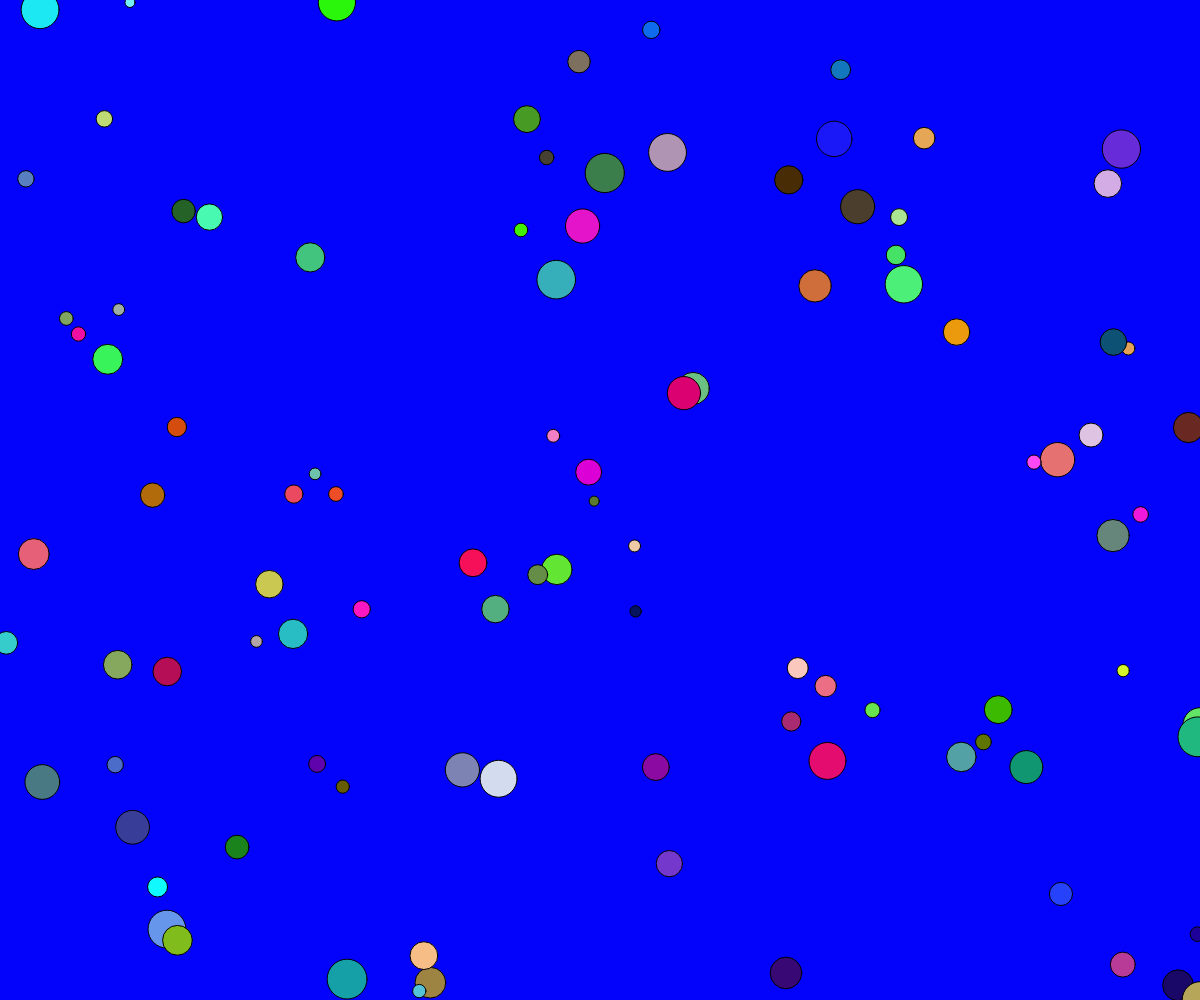
Frame 1 (no input)
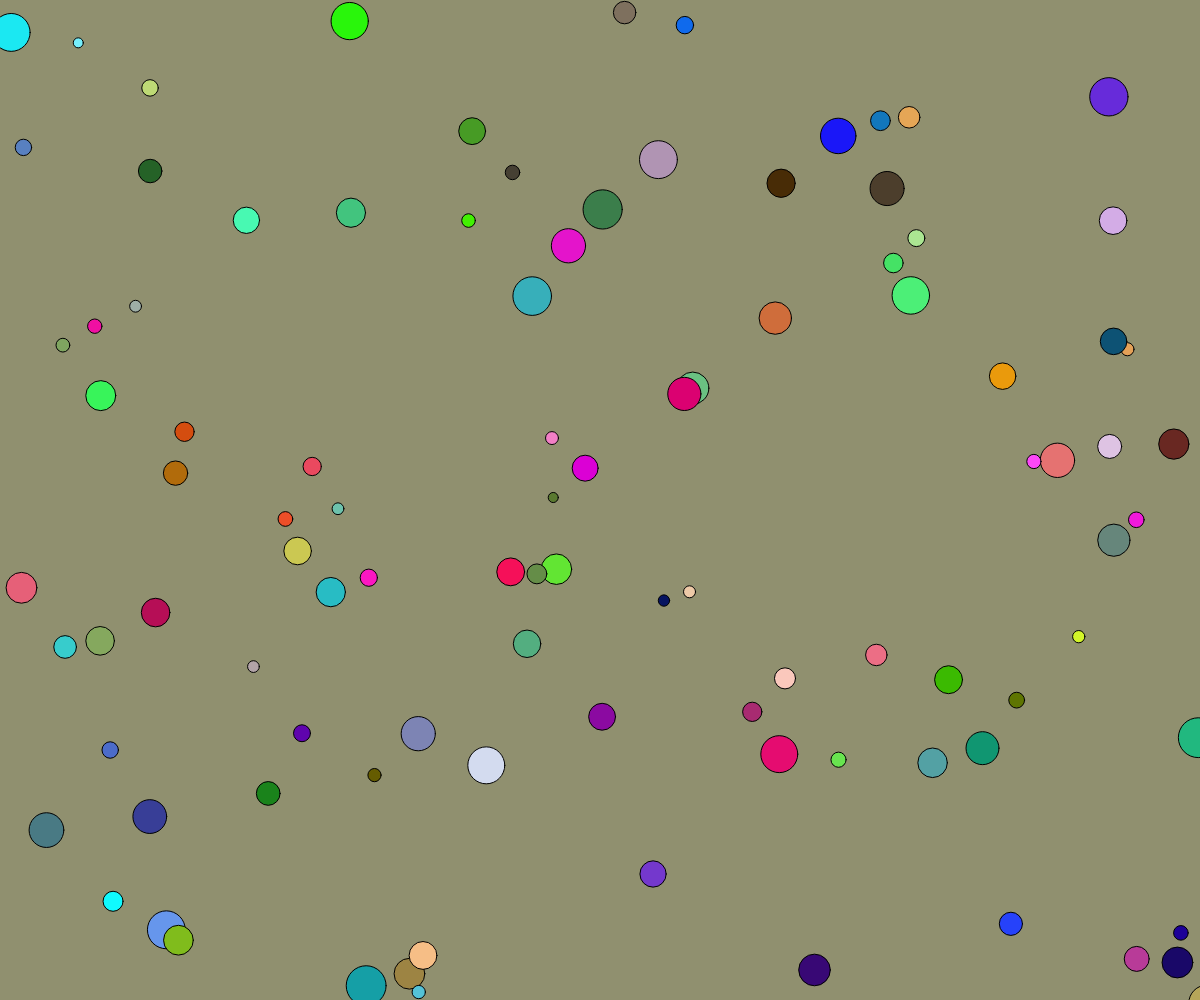
Frame 60 (no input)
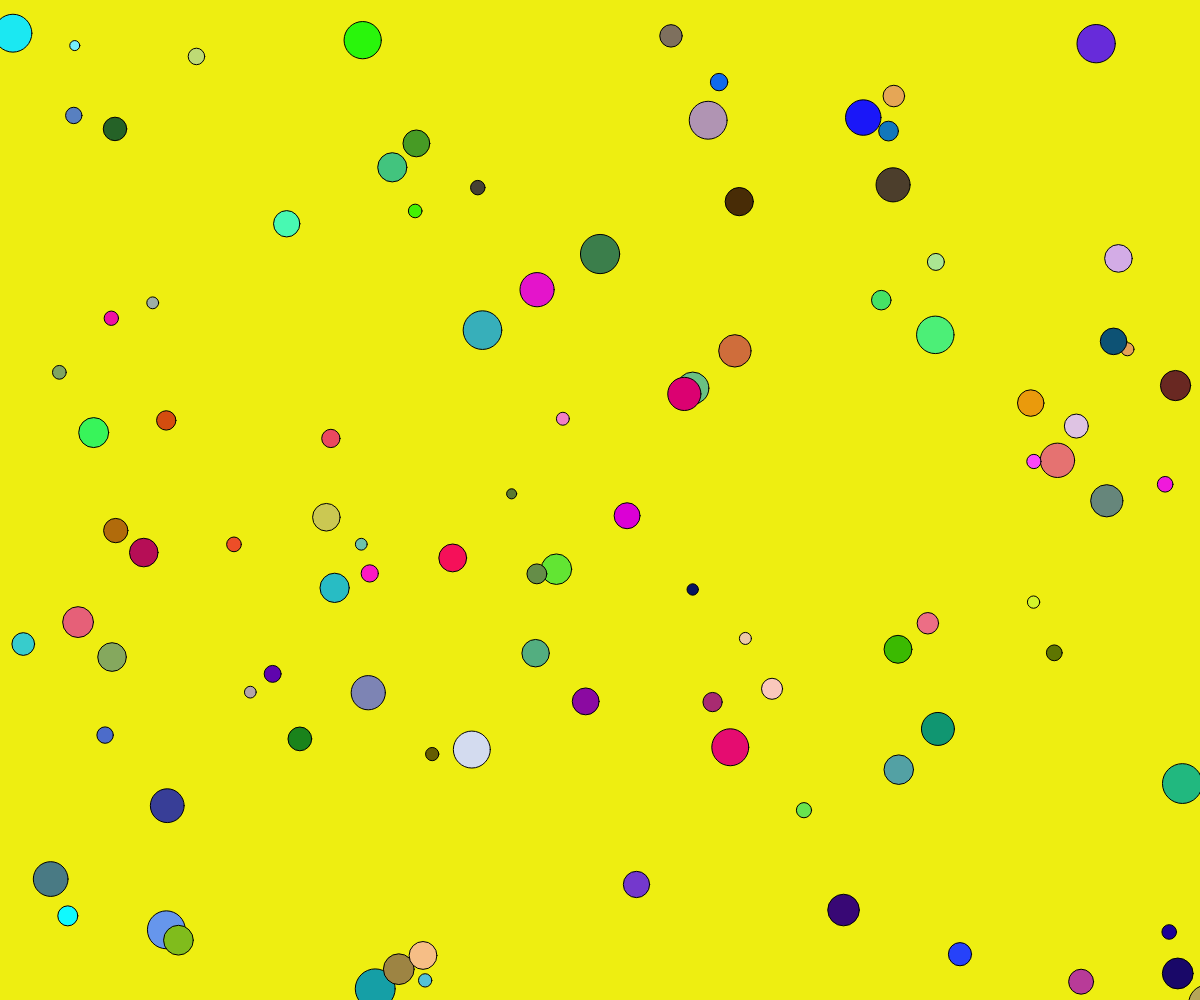
Frame 120 (the mouse pressed at the canvas centre since frame 60)

The p5.js sketch that drew these frames (run headless with seeded random() and noise() and a simulated clock; from frame 60 on, the mouse is pressed at the canvas centre):

// p5.js sketch
// ── sketch.js
let particles = [];

function setup() {
  createCanvas(windowWidth, windowHeight);
  createParticles(100);
}

function draw() {
  let lerpAmount = frameCount * 0.01;
  let fromColor = color(0, 0, 255); 
  let toColor = color(255, 255, 0); 
  let lerpColorValue = lerpColor(fromColor, toColor, sin(lerpAmount));

  background(lerpColorValue);
  for (let i = 0; i < particles.length; i++) {
    particles[i].update();
    particles[i].display();
    for (let j = i + 1; j < particles.length; j++) {
      if (particles[i].intersects(particles[j])) {
        particles[i].changeDirection();
        particles[j].changeDirection();
      }
    }
  }
}

function createParticles(num) {
  for (let i = 0; i < num; i++) {
    let particle = new Particle(
      random(width),
      random(height),
      random(-1, 1),
      random(-1, 1),
      random(5, 20),
      color(random(255), random(255), random(255))
    );
    particles.push(particle);
  }
}

class Particle {
  constructor(x, y, vx, vy, radius, col) {
    this.x = x;
    this.y = y;
    this.vx = vx;
    this.vy = vy;
    this.radius = radius;
    this.col = col;
  }

  update() {
    this.x += this.vx;
    this.y += this.vy;
    this.checkEdges();
  }

  display() {
    fill(this.col);
    ellipse(this.x, this.y, this.radius * 2);
  }

  checkEdges() {
    if (this.x < 0 || this.x > width) {
      this.vx *= -1;
    }
    if (this.y < 0 || this.y > height) {
      this.vy *= -1;
    }
  }

  intersects(other) {
    let d = dist(this.x, this.y, other.x, other.y);
    return d <= this.radius + other.radius;
  }

  changeDirection() {
    this.vx *= -1;
    this.vy *= -1;
  }
}
